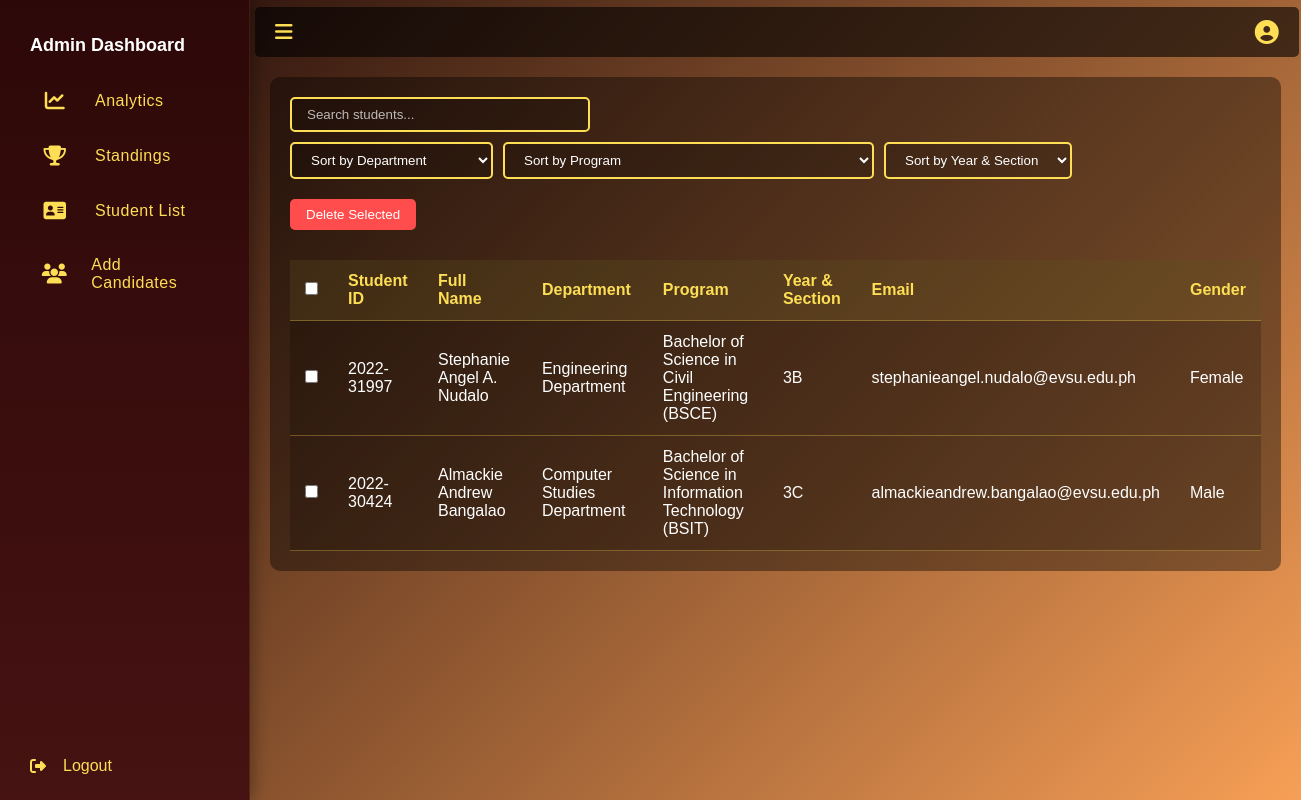
/student_list.php (signed in), run on the app's committed database.
### tables this page shows
CREATE TABLE `students_registration` (
  `id` int(11) NOT NULL,
  `fullname` varchar(255) NOT NULL,
  `student_id` varchar(15) NOT NULL,
  `email` varchar(255) DEFAULT NULL,
  `department` varchar(255) DEFAULT NULL,
  `program` varchar(255) DEFAULT NULL,
  `qr_code_path` varchar(255) NOT NULL,
  `gender` enum('Male','Female') NOT NULL,
  `section` varchar(50) NOT NULL,
  `created_at` timestamp NOT NULL DEFAULT current_timestamp(),
  `otp` varchar(10) DEFAULT NULL,
  `status` enum('pending','verified') DEFAULT 'pending'
);

### student_list.php (the view, shortened to what this page needs)
<!DOCTYPE html>
<html lang="en">
<head>
  <link rel="stylesheet" href="https://cdnjs.cloudflare.com/ajax/libs/font-awesome/6.5.0/css/all.min.css">
</head>
<body>
  <div class="sidebar" id="sidebar">
    <div>
      <div class="menu">
        <div class="menu-title">Admin Dashboard</div>
        <div class="menu-item" onclick="window.location.href='admin_dashboard.php'"><i class="fas fa-chart-line"></i><span class="label1">Analytics</span></div>
        <div class="menu-item" onclick="window.location.href='standing.php'"><i class="fas fa-trophy fa-solid fa-address-card"></i><span class="label1">Standings</span></div>
        <div class="menu-item" onclick="window.location.href='student_list.php'"><i class="fas fa-address-card"></i><span class="label1">Student List</span></div>
        <div class="menu-item" onclick="window.location.href='add_candidate_dashboard.php'"><i class="fas fa-users"></i><span class="label">Add Candidates</span></div>
      </div>
    </div>
    <div class="logout-btn"><i class="fas fa-sign-out-alt"></i><span class="label">Logout</span></div>
  </div>
  <div class="main-content" id="main">
    <div class="topbar">
      <div class="toggle-btn" onclick="toggleSidebar()"><i class="fas fa-bars"></i></div>
      <div class="profile">
        <i class="fas fa-user-circle"></i>
      </div>
    </div>
    <div class="student-list-section">
      <div class="controls">
        <div class="search-box">
          <input type="text" id="searchInput" placeholder="Search students...">
        </div>
        <div class="sort-controls">
          <select id="departmentSort">
            <option value="">Sort by Department</option>
          </select>
          <select id="programSort">
            <option value="">Sort by Program</option>
          </select>
          <select id="sectionSort">
            <option value="">Sort by Year & Section</option>
          </select>
        </div>
      </div>
      <button id="deleteSelected" style="background:#ff4d4d;color:#fff;padding:8px 16px;border:none;border-radius:5px;cursor:pointer;margin-bottom:10px;">Delete Selected</button>
      <div class="table-container">
        <table id="studentTable">
          <thead>
            <tr>
              <th><input type="checkbox" id="selectAll"></th>
              <th>Student ID</th>
              <th>Full Name</th>
              <th>Department</th>
              <th>Program</th>
              <th>Year & Section</th>
              <th>Email</th>
              <th>Gender</th>
            </tr>
          </thead>
          <tbody>
            <?php
              include 'db.php';
              $sql = "SELECT student_id, fullname, department, program, section, email, gender
              FROM students_registration
                     ORDER BY student_id DESC";
              $result = $conn->query($sql);
              if ($result->num_rows > 0) {
                while($row = $result->fetch_assoc()) {
                  echo "<tr>";
                  echo '<td><input type="checkbox" class="select-student" value="' . htmlspecialchars($row['student_id']) . '"></td>';
                  echo "<td>" . htmlspecialchars($row['student_id']) . "</td>";
                  echo "<td>" . htmlspecialchars($row['fullname']) . "</td>";
                  echo "<td>" . htmlspecialchars($row['department']) . "</td>";
                  echo "<td>" . htmlspecialchars($row['program']) . "</td>";
                  echo "<td>" . htmlspecialchars($row['section']) . "</td>";
                  echo "<td>" . htmlspecialchars($row['email']) . "</td>";
                  echo "<td>" . htmlspecialchars($row['gender']) . "</td>";
                  echo "</tr>";
                }
              } else {
                echo "<tr><td colspan='7'>No students found</td></tr>";
              }
            ?>
          </tbody>
        </table>
      </div>
    </div>
</body>
</html>

### student_list.php (style rules this page uses)
* { box-sizing: border-box; margin: 0; padding: 0; font-family: 'Karla', sans-serif; }
body { background: linear-gradient(135deg, #1a0606, #f79f56); color: #FDDE54; min-height: 100vh; display: flex; }
.sidebar { width: 250px; background: linear-gradient(180deg, #2d0808 0%, #461212 100%); transition: all 0.3s cubic-bezier(0.4, 0, 0.2, 1); height: 100vh; overflow: hidden; position: fixed; display: flex; flex-direction: column; justify-content: space-between; box-shadow: 4px 0 15px rgba(0, 0, 0, 0.3); backdrop-filter: blur(10px); border-right: 1px solid rgba(253, 222, 84, 0.1); z-index: 1000; }
.sidebar .menu { padding: 20px; }
.sidebar .menu-item { padding: 15px 20px; color: #FDDE54; display: flex; align-items: center; gap: 15px; cursor: pointer; transition: all 0.3s ease; border-radius: 0 30px 30px 0; margin: 5px 0; position: relative; font-weight: 500; letter-spacing: 0.5px; }
.label { margin-left: 7px; }
.label1 { margin-left: 10px; }
.sidebar .menu-item i { font-size: 20px; transition: all 0.3s ease; width: 30px; text-align: center; }
.logout-btn { padding: 15px 10px; color: #FDDE54; display: flex; align-items: center; gap: 10px; cursor: pointer; margin-bottom: 10px; margin-left: 20px; width: 87%; transition: all 0.3s ease; border-radius: 10px; position: relative; overflow: hidden; }
.main-content { margin-left: 250px; transition: margin-left 0.3s ease; width: 100%; }
.topbar { display: flex; justify-content: space-between; align-items: center; padding: 25px 20px; background: rgba(0,0,0,0.6); position: sticky; top: 0; z-index: 10; width: 99.3%; height: 40px; transition: none; margin: 7px 5px 5px 5px; border-radius: 5px; }
.toggle-btn { font-size: 20px; cursor: pointer; color: #FDDE54; }
.profile { position: relative; margin-left: auto; }
.profile i { font-size: 24px; cursor: pointer; }
.menu-title { font-weight: bold; font-size: 18px; padding: 15px 10px; color: #fff; }
.student-list-section { padding: 20px; margin: 20px; background: rgba(0, 0, 0, 0.4); border-radius: 10px; }
.controls { display: flex; justify-content: space-between; margin-bottom: 20px; flex-wrap: wrap; gap: 10px; }
.search-box input { padding: 8px 15px; border: 2px solid #FDDE54; border-radius: 5px; background: rgba(0, 0, 0, 0.2); color: #fff; width: 300px; }
.search-box input::placeholder { color: rgba(255, 255, 255, 0.7); }
.sort-controls { display: flex; gap: 10px; flex-wrap: wrap; }
.sort-controls select { padding: 8px 15px; border: 2px solid #FDDE54; border-radius: 5px; background: rgba(0, 0, 0, 0.2); color: #fff; cursor: pointer; }
.sort-controls select option { background: #2d0808; color: #fff; }
.table-container { overflow-x: auto; }
#studentTable { width: 100%; border-collapse: collapse; margin-top: 20px; background: rgba(0, 0, 0, 0.2); }
#studentTable th, #studentTable td { padding: 12px 15px; text-align: left; border-bottom: 1px solid rgba(253, 222, 84, 0.3); }
#studentTable th { background: rgba(253, 222, 84, 0.1); color: #FDDE54; font-weight: bold; }
#studentTable tbody tr td { color: #fff; }

### data on the page
students_registration: student "2022-31997", fullname "Stephanie Angel A. Nudalo", department "Engineering Department", program "Bachelor of Science in Civil Engineering (BSCE)", section "3B", email "stephanieangel.nudalo@evsu.edu.ph", gender "Female"
students_registration: student "2022-30424", fullname "Almackie Andrew Bangalao", department "Computer Studies Department", program "Bachelor of Science in Information Technology (BSIT)", section "3C", email "almackieandrew.bangalao@evsu.edu.ph", gender "Male"
